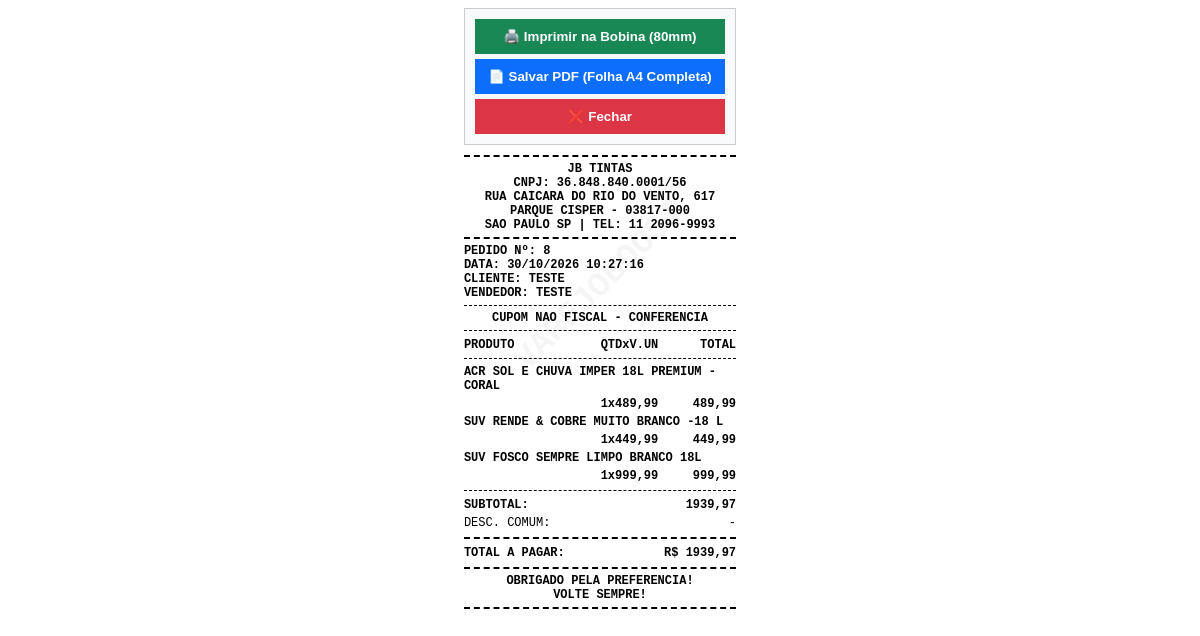
The page /venda/cupom/8/ on the database its author committed.
### inventario/models/vendas/venda_models.py (models this page shows, shortened)
class Vendas(models.Model):
    STATUS_CHOICES = [
        ('VENDA', 'Venda Finalizada'),
        ('ORCAMENTO', 'Orçamento'),
        ('CANCELADA', 'Cancelada'),
    ]
    data_venda = models.DateTimeField(default=timezone.now)
    valor_total = models.DecimalField(max_digits=10, decimal_places=2, default=0.00)
    valor_desconto = models.DecimalField(max_digits=10, decimal_places=2, default=0.00)
    pontos_resgatados = models.DecimalField(max_digits=10, decimal_places=2, default=0.00)
    valor_desconto_pontos = models.DecimalField(max_digits=10, decimal_places=2, default=0.00)
    vendedor = models.CharField(max_length=100, blank=True, null=True)
    valor_comissao = models.DecimalField(max_digits=10, decimal_places=2, default=0.00)
    cliente = models.ForeignKey('inventario.Clientes', on_delete=models.SET_NULL, null=True, blank=True, related_name='compras_feitas')
    indicante = models.ForeignKey('inventario.Clientes', on_delete=models.SET_NULL, null=True, blank=True, related_name='indicacoes_realizadas')
    cupom_texto = models.TextField(blank=True, null=True)
    status = models.CharField(max_length=20, choices=STATUS_CHOICES, default='VENDA')

### inventario/models/clientes/cliente_models.py (models this page shows, shortened)
class Clientes(models.Model):
    nome = models.CharField(max_length=150)
    telefone = models.CharField(max_length=50, blank=True, null=True)
    cpf = models.CharField(max_length=20, blank=True, null=True)
    cep = models.CharField(max_length=20, blank=True, null=True)
    rua = models.CharField(max_length=200, blank=True, null=True)
    numero = models.CharField(max_length=50, blank=True, null=True)
    complemento = models.CharField(max_length=150, blank=True, null=True)
    bairro = models.CharField(max_length=100, blank=True, null=True)
    cidade = models.CharField(max_length=100, blank=True, null=True)
    estado = models.CharField(max_length=2, blank=True, null=True)
    tipo = models.CharField(max_length=50, default="CLIENTE")
    pontos = models.DecimalField(max_digits=10, decimal_places=2, default=0.00)
    class Meta:
        db_table = 'clientes'

### inventario/views/vendas/relatorios_views.py (the view)
# urls.py: path('venda/cupom/<int:id>/', relatorios_views.imprimir_cupom, name='imprimir_cupom'),
def imprimir_cupom(request, id):
    venda = get_object_or_404(Vendas, id=id)
    try:
        carrinho = json.loads(venda.cupom_texto) if venda.cupom_texto else []
    except (ValueError, TypeError):
        carrinho = []
    subtotal_bruto = 0.0
    for item in carrinho:
        preco = float(item.get('preco', 0))
        qtd = int(item.get('qtd', 1))
        item['total_linha'] = preco * qtd
        subtotal_bruto += item['total_linha']
    contexto = {
        'venda': venda,
        'carrinho': carrinho,
        'itens': carrinho,
        'subtotal_bruto': subtotal_bruto
    }
    return render(request, 'inventario/cupom.html', contexto)

### inventario/templates/inventario/cupom.html (shortened to what this page needs)
<!DOCTYPE html>
<html lang="pt-br">
<head>
</head>
<body onload="window.print()">
    <div class="watermark">VAREJOBOOST</div>
    <div class="no-print text-center" style="padding: 10px; background:#f8f9fa; border: 1px solid #ccc; margin-bottom: 10px;">
        <button onclick="window.print()" style="padding: 10px; font-weight: bold; background: #198754; color: white; border: none; cursor: pointer; width: 100%; margin-bottom: 5px;">🖨️ Imprimir na Bobina (80mm)</button>
        <button onclick="window.location.href='/cupom_a4/{{ venda.id }}/'" style="padding: 10px; font-weight: bold; background: #0d6efd; color: white; border: none; cursor: pointer; width: 100%; margin-bottom: 5px;">📄 Salvar PDF (Folha A4 Completa)</button>
        <button onclick="window.close()" style="padding: 10px; background: #dc3545; color: white; border: none; font-weight: bold; cursor: pointer; width: 100%;">❌ Fechar</button>
    </div>
    <div class="linha-dupla"></div>
    <div class="text-center bold">JB TINTAS</div>
    <div class="text-center bold">CNPJ: 36.848.840.0001/56</div>
    <div class="text-center bold">RUA CAICARA DO RIO DO VENTO, 617</div>
    <div class="text-center bold">PARQUE CISPER - 03817-000</div>
    <div class="text-center bold">SAO PAULO SP | TEL: 11 2096-9993</div>
    <div class="linha-dupla"></div>
    <div class="bold">PEDIDO Nº: {{ venda.id }}</div>
    <div class="bold">DATA: {{ venda.data_venda|date:"d/m/Y H:i:s" }}</div>
    <div class="bold">CLIENTE: {{ venda.cliente.nome|default:"CONSUMIDOR FINAL"|upper }}</div>
    <div class="bold">VENDEDOR: {{ venda.vendedor|upper }}</div>
    <div class="linha-simples"></div>
    <div class="text-center bold">CUPOM NAO FISCAL - CONFERENCIA</div>
    <div class="linha-simples"></div>
    <table>
        <thead>
            <tr class="bold">
                <th style="text-align: left;">PRODUTO</th>
                <th class="td-right">QTDxV.UN</th>
                <th class="td-right">TOTAL</th>
            </tr>
        </thead>
        <tbody>
            <tr><td colspan="3"><div class="linha-simples" style="margin: 2px 0;"></div></td></tr>
            {% for item in itens %}
            <tr>
                <td colspan="3" class="bold">{{ item.nome|upper }}</td>
            </tr>
            <tr>
                <td></td>
                <td class="td-right bold">{{ item.qtd }}x{{ item.preco|floatformat:2 }}</td>
                <td class="td-right bold">{{ item.total_linha|floatformat:2 }}</td>
            </tr>
            {% endfor %}
        </tbody>
    </table>
    <div class="linha-simples"></div>
    <table>
        <tr>
            <td class="bold">SUBTOTAL:</td>
            <td class="td-right bold">{{ subtotal_bruto|floatformat:2 }}</td>
        </tr>
        <tr>
            <td>DESC. COMUM:</td>
            <td class="td-right">- {{ venda.valor_desconto|add:"-"|add:venda.valor_desconto_pontos|floatformat:2 }}</td>
        </tr>
    </table>
    <div class="linha-dupla"></div>
    <table>
        <tr>
            <td class="bold">TOTAL A PAGAR:</td>
            <td class="td-right bold">R$ {{ venda.valor_total|floatformat:2 }}</td>
        </tr>
    </table>
    <div class="linha-dupla"></div>
    <div class="text-center bold">
        OBRIGADO PELA PREFERENCIA!<br>
        VOLTE SEMPRE!
    </div>
    <div class="linha-dupla" style="margin-bottom: 20px;"></div>
</body>
</html>

### inventario/templates/inventario/cupom.html (style rules this page uses)
body { font-family: 'Courier New', Courier, monospace; width: 80mm; margin: 0 auto; padding: 2mm 4mm; font-size: 12px; color: #000; background: #fff; box-sizing: border-box; position: relative; z-index: 1; }
.watermark { position: absolute; top: 45%; left: 50%; transform: translate(-50%, -50%) rotate(-45deg); font-size: 34px; font-weight: bold; color: rgba(0, 0, 0, 0.04); z-index: -1; pointer-events: none; user-select: none; white-space: nowrap; }
.text-center { text-align: center; }
.bold { font-weight: bold; }
.linha-dupla { border-top: 2px dashed #000; margin: 5px 0; }
.linha-simples { border-top: 1px dashed #000; margin: 5px 0; }
table { width: 100%; border-collapse: collapse; font-size: 12px; }
th, td { padding: 2px 0; vertical-align: top; }
.td-right { text-align: right; }

### rows shown on the page
Vendas: id "8", data_venda "30/10/2026 10:27:16", cliente.nome "TESTE", vendedor "TESTE", valor_total "1939,97"

### other values the page prints
{{ item.nome|upper }} "ACR SOL E CHUVA IMPER 18L PREMIUM - CORAL" "SUV RENDE & COBRE MUITO BRANCO -18 L" "SUV FOSCO SEMPRE LIMPO BRANCO 18L"
{{ item.qtd }} "1" "1" "1"
{{ item.preco|floatformat:2 }} "489,99" "449,99" "999,99"
{{ item.total_linha|floatformat:2 }} "489,99" "449,99" "999,99"
{{ subtotal_bruto|floatformat:2 }} "1939,97"
